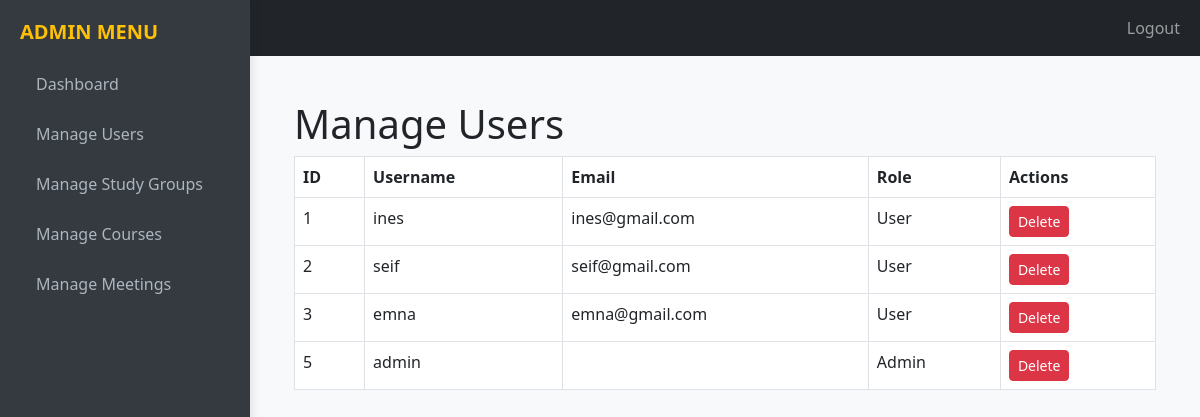
/admin/users.php (signed in), run on the app's committed database.
### tables this page shows
CREATE TABLE `users` (
  `id` int(11) NOT NULL,
  `Fname` varchar(255) DEFAULT NULL,
  `email` varchar(255) DEFAULT NULL,
  `passwd` varchar(255) DEFAULT NULL,
  `status` varchar(255) DEFAULT NULL,
  `isadmin` tinyint(1) DEFAULT NULL,
  `grade` varchar(255) DEFAULT NULL,
  `major` varchar(255) DEFAULT NULL,
  `city` varchar(255) DEFAULT NULL
);

### admin/users.php (the view, shortened to what this page needs)
<?php
include('../db.php');
$result = $conn->query("SELECT id, Fname, email, isadmin FROM users");
?>
<!DOCTYPE html>
<html lang="en">
<head>
    <link href="https://cdn.jsdelivr.net/npm/bootstrap@5.3.0/dist/css/bootstrap.min.css" rel="stylesheet">
    <link rel="stylesheet" href="https://cdn.jsdelivr.net/npm/bootstrap-icons@1.10.0/font/bootstrap-icons.css">
    <link rel="stylesheet" href="../pretty/home.css">
</head>
<body>
    <?php include('header_sidebar.php'); ?>
    <div class="p-4" style="flex-grow: 1;">
        <h1>Manage Users</h1>
        <table class="table table-bordered">
            <thead>
                <tr>
                    <th>ID</th>
                    <th>Username</th>
                    <th>Email</th>
                    <th>Role</th>
                    <th>Actions</th>
                </tr>
            </thead>
            <tbody>
                <?php while ($row = $result->fetch_assoc()): ?>
                    <tr>
                        <td><?= htmlspecialchars($row['id']) ?></td>
                        <td><?= htmlspecialchars($row['Fname']) ?></td>
                        <td><?= htmlspecialchars($row['email']) ?></td>
                        <td><?= $row['isadmin'] ? 'Admin' : 'User' ?></td>
                        <td>
                            <form method="POST" class="d-inline" onsubmit="return confirm('Are you sure you want to delete this user?');">
                                <button type="submit" name="delete_user" class="btn btn-danger btn-sm">Delete</button>
                            </form>
                        </td>
                    </tr>
                <?php endwhile; ?>
            </tbody>
        </table>
    </div>
</body>
</html>

### pretty/home.css (style rules this page uses)
:root { --primary-blue: #4a89dc; --light-blue: #e6f0fa; --dark-blue: #2a5a8a; --sidebar-width: 250px; --divider-color: #e0e0e0; }
body { background-color: #f8f9fa; font-family: 'Segoe UI', Tahoma, Geneva, Verdana, sans-serif; padding-top: 56px; }

### admin/header_sidebar.php (style rules this page uses)
body { margin: 0; padding: 0; display: flex; flex-direction: column; height: 100vh; }

### data on the page
users: id "1", Fname "ines", email "ines@gmail.com", isadmin "User"
users: id "2", Fname "seif", email "seif@gmail.com", isadmin "User"
users: id "3", Fname "emna", email "emna@gmail.com", isadmin "User"
users: id "5", Fname "admin", isadmin "Admin"
